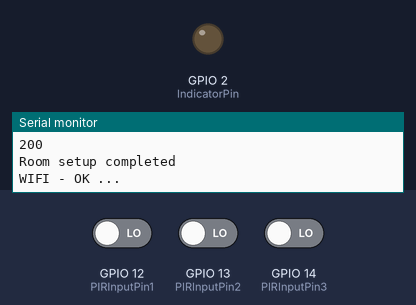
The sketch below on a simulated ESP32. Shown: output pins drawn as LEDs (lit = HIGH), the last lines printed to the serial monitor. The inputs (shaded band) are chosen by the test bench; at power-on: GPIO 12 (PIRInputPin1) LOW, GPIO 13 (PIRInputPin2) LOW, GPIO 14 (PIRInputPin3) LOW. WiFi joins after 1.5 s; servers stay silent unless stated; uploads are accepted with an empty reply; the local clock reads 2024-03-15 10:24:30 at power-on unless the sketch sets it.

Above: at 2.9 s.
3.0 s: GPIO 12 (PIRInputPin1) driven HIGH
At 6.81 s:
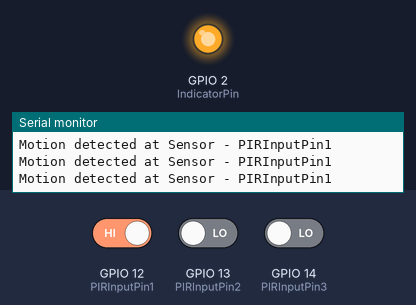
Timing chart, 0 to 8.4 s (numbered marks = the images above; inputs shaded):
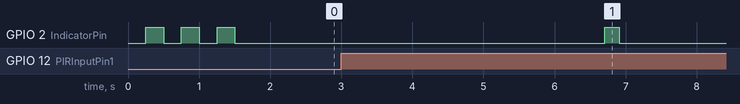

The sketch:

RoomSensor.ino
```cpp
#include <WiFi.h>
#include <HTTPClient.h>
#include <esp_int_wdt.h>
#include <esp_task_wdt.h>
const char* ssid       = "**";
const char* password   = "**";
#include "time.h"

const int IndicatorPin = 2;

const int AttemptThreshold = 50;

const char* JsonContentType="application/json";

const char* RooomUrl = ""; // URL for Room
const char* RooomStatusUrl = ""; // URL for Room Status


const int sensorId=1;

//PIR Values
#define PIRInputPin1 12
#define PIRInputPin2 13
#define PIRInputPin3 14
#define PIRRetryCount 10

//Time Setup
const char* ntpServer = "pool.ntp.org";
const long  gmtOffset_sec = 3600;
const int   daylightOffset_sec = 3600;

void setup() {
  Serial.begin(115200);
  pinModeSetups();
  connectToWifi();
  roomSetUp();
  configTime(gmtOffset_sec, daylightOffset_sec, ntpServer);
}

void loop() {
  ensureWifiConnection();
  boolean pirResult = processPIRSensor();
  //processThermalSensor();
  startIndicator();
  publishData(pirResult);
  stopIndicator();
}

void pinModeSetups(){
  pinMode(IndicatorPin, OUTPUT);
  pinMode(PIRInputPin1, INPUT);
  pinMode(PIRInputPin2, INPUT);
  pinMode(PIRInputPin3, INPUT);
  digitalWrite(PIRInputPin1,LOW);
  digitalWrite(PIRInputPin2,LOW);
  digitalWrite(PIRInputPin3,LOW);
}

void publishData(boolean pirResult){
  String body ;
  String hours = getHours();
  String date = getDate();
  if(pirResult == true)
    body = "{\"id\":1,\"status\":\"true\", \"businessDate\":\""+date+"\",\"hours\":\""+hours+"\"}";
  else
    body = "{\"id\":1,\"status\":\"false\", \"businessDate\":\""+date+"\",\"hours\":\""+hours+"\"}";
  sendHttpPost(JsonContentType, RooomStatusUrl, body);
}

void roomSetUp(){
  String body = "{\"id\":1,\"name\":\"1\"}";
  sendHttpPost(JsonContentType, RooomUrl, body);
}

/**
 * TimeUtils
 */

tm getTimeInfo()
{
  struct tm timeinfo;
  if(!getLocalTime(&timeinfo)){
    Serial.println("Failed to obtain time");
    return timeinfo;
  }
  return timeinfo;
 //Serial.println(&timeinfo, "%A, %B %d %Y %H:%M:%S");
  //getHours(&timeinfo);//Serial.println(&timeinfo, "%H%M");
  //getDate(&timeinfo);//Serial.println(&timeinfo, "%d-%m-%y");
}

String getHours(){
  struct tm timeinfo = getTimeInfo();
  char buf[100];
  //Serial.println(&timeinfo, "%H%M");
  strftime(buf, 100 , "%H%M",&timeinfo);
  //Serial.println(String(buf));
  return buf;
}

String getDate(){
  struct tm timeinfo = getTimeInfo();
  char buf[100];
  strftime (buf, 100, "%Y-%m-%d",&timeinfo);
  return buf;
}

/*Http request utils*/
void sendHttpPost(const char* contentType, const char* url,  String body){
  HTTPClient http;
  http.begin(url);
  http.addHeader("Content-Type", contentType);
  int httpResponseCode = http.POST(body);
  Serial.print("POST HTTP Request: ");Serial.print(url); Serial.print(" "); Serial.println(body);
  httpResponseHandler(httpResponseCode, "Room setup completed", "Room setup failed");
  if( httpResponseCode > 0){
    String response = http.getString();
    Serial.println(response);
  }
  http.end();
}

void getRoomDetails(){
  HTTPClient http;
  http.begin(RooomUrl);
  http.addHeader("Content-Type", "text/plain");
  int httpResponseCode = http.GET();
  httpResponseHandler(httpResponseCode, "Got Rooms", "Rooms Get error");
  if( httpResponseCode > 0){
    String response = http.getString();
    Serial.println(response);
  }
  http.end();
}

void httpResponseHandler(int httpResponseCode, String successMessage, String failureMessage){
  if(httpResponseCode>0){
    Serial.println(httpResponseCode);   //Print return code
    Serial.println(successMessage);
  }else{
    Serial.print("Error on sending GET: ");
    Serial.println(httpResponseCode);
    Serial.println(failureMessage);
  }
}

/*Thermal Utils*/
void processThermalSensor(){
  delay(50);
}

/*PIR utils*/
/**
 * In 10 sec interval if PIR detects one motion the result will be true
 */
boolean processPIRSensor(){
  boolean motionDetected = false;
  for(int i = 0; i < PIRRetryCount; i++){
    if(digitalRead(PIRInputPin1) == HIGH) {
      Serial.println("Motion detected at Sensor - PIRInputPin1");
      motionDetected = true;
    }
    if(digitalRead(PIRInputPin2) == HIGH) {
      Serial.println("Motion detected at Sensor - PIRInputPin2");
      motionDetected = true;
    }
    if(digitalRead(PIRInputPin3) == HIGH) {
      Serial.println("Motion detected at Sensor - PIRInputPin3");
      motionDetected = true;
    }
    delay(500);
  }
  return motionDetected;
}

/*Utill Fiunctions for Wifi */
void ensureWifiConnection(){
  if (WiFi.status() != WL_CONNECTED) { //Check for the connection
    connectToWifi();
  }
  Serial.println("WIFI - OK ...");
}

void connectToWifi(){
  //connect to WiFi
  int attemptCount = 0;
  Serial.printf("Connecting to %s ", ssid);
  WiFi.begin(ssid, password);
  while (WiFi.status() != WL_CONNECTED) {
      delay(250);
      Serial.print(".");
      toggleIndicator();
      attemptCount++;
      if( attemptCount > AttemptThreshold){
        ESP.restart();
      }
  }
  stopIndicator();
  Serial.println("WIFI CONNECTED");
  Serial.println(WiFi.localIP());
}

void disconnectWifi(){
  WiFi.disconnect(true);
  WiFi.mode(WIFI_OFF);
  Serial.println("WIFI DISCONNECTED");
}


/*Indicator Light*/
void startIndicator(){
  digitalWrite(IndicatorPin, HIGH);
}

void stopIndicator(){
  digitalWrite(IndicatorPin, LOW);
}

void toggleIndicator(){
  if(digitalRead(IndicatorPin) == HIGH){
    stopIndicator();
  }
  else{
    startIndicator();
  }
}

/*Process utills*/

void hard_restart() {
  esp_task_wdt_init(1,true);
  esp_task_wdt_add(NULL);
  while(true);
}
```
